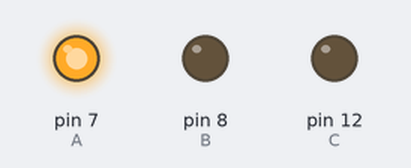
A sketch run on a simulated Arduino Uno, built with avr-gcc and run on an emulated ATmega328P. Shown: output pins drawn as LEDs (lit = HIGH).

Above: at 0.4 s.
At 1.1 s:
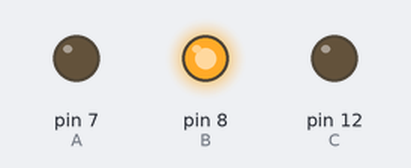
At 4.2 s:
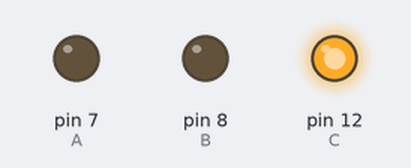
Timing chart, 0 to 5.3 s (numbered marks = the images above):
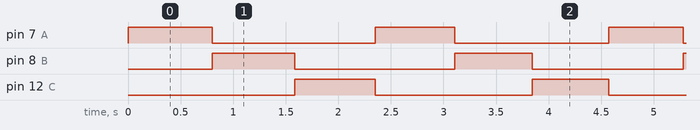

Measured:
- by itself, pin 7 (A): repeats every 2.3 s: LOW 1.6 s, HIGH 0.75 s
- by itself, pin 8 (B): repeats every 2.3 s: LOW 1.5 s, HIGH 0.74 s
- by itself, pin 12 (C): repeats every 2.2 s: LOW 1.5 s, HIGH 0.73 s

The sketch:

limittest.ino
```cpp
int A = 7;
int B = 8;
int C = 12;
int delta = 800;

void setup() {
  // put your setup code here, to run once:
  Serial.begin(9600);

  pinMode(A, OUTPUT);
  pinMode(B, OUTPUT);
  pinMode(C, OUTPUT);

  digitalWrite(A, LOW);
  digitalWrite(B, LOW);
  digitalWrite(C, LOW);
}

void loop(){
  spin();
}

void spin(){
  digitalWrite(C, LOW);
  digitalWrite(A, HIGH);
  delay(delta);

  delta = decrease(delta);

  digitalWrite(A, LOW);
  digitalWrite(B, HIGH);
  delay(delta);

  delta = decrease(delta);

  digitalWrite(B, LOW);
  digitalWrite(C, HIGH);
  delay(delta);

  delta = decrease(delta);
  //Serial.println(delta);
}

int decrease(int x){
  if (x > 80){
    x = x - int(x*0.02);
  }
  return x;
}
```
